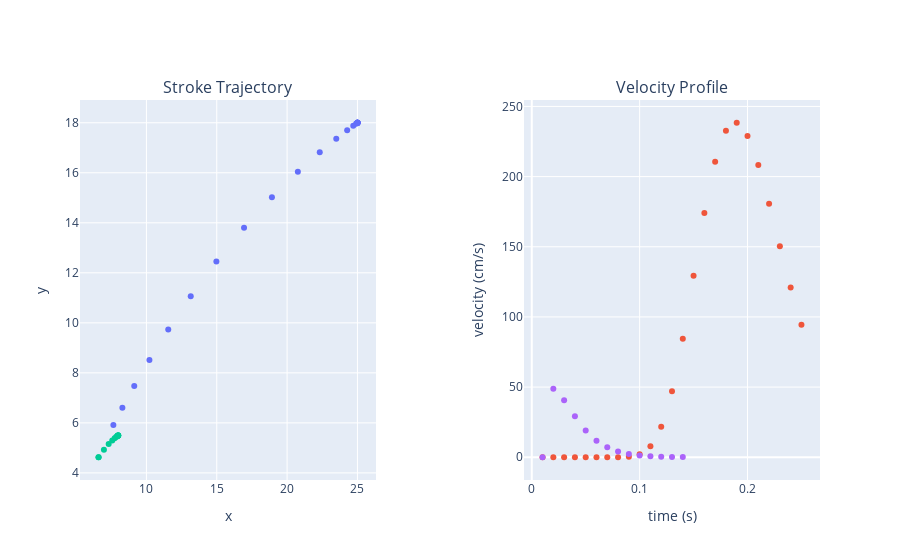

Notebook code cell kept with this figure:
### Code cell
fig = make_subplots(rows = 1, cols = 2, subplot_titles=("Stroke Trajectory", "Velocity Profile"), horizontal_spacing=0.2)

# Letter G
# parameters = {"step_size": step_slider.value, "t_points": np.array([[0,0], [-10,10], [-20,-10], [-10,-30], [0,-10], [-10,-10]]), "delta": [-0.9, -0.5, -0.9, -1, 0.1], "Ac": [0.05, 0.01, 0.01, 0.01, 0.02], "delta_t": [0, 0, 0, 0, 0], "T": [0.15, 0.2, 0.25, 0.4, 0.1]}

# Fig 8. Djioua08EPM
parameters = {"step_size": 0.01, "t_points": np.array([[25,18], [6,4], [8,5.5]]), "delta": [-0.5, 0.5], "Ac": [0.043949, 0.1082468], "delta_t": [0, 0], "T": [0.260832, 0.150658]}

trajectory_generator = TrajectoryGenerator(**parameters)
points, velocities, vel, dw = trajectory_generator.generate_strokes()
# print(len(points[0]))
print(points)
print(dw)

for i in range(len(points)):
    fig.add_trace(go.Scatter(x=points[i][:,0], y=points[i][:,1], mode="markers"), row=1, col=1)
    fig.add_trace(go.Scatter(x=velocities[i][1], y=velocities[i][0], mode="markers"), row=1, col=2)
fig.update_xaxes(title_text="x", row=1, col=1)
fig.update_yaxes(title_text="y", row=1, col=1)
fig.update_xaxes(title_text="time (s)", row=1, col=2)
fig.update_yaxes(title_text="velocity (cm/s)", row=1, col=2)
fig.update_layout(showlegend=False)
fig.show()


# widgets.interactive(update_plot, step_size = step_size)

### Figure 1 — Plotly figure (JSON) as saved in the notebook; plotly's stock layout.template omitted (floating-point values rounded to 4 significant figures)
{"data": [{"mode": "markers", "type": "scatter", "x": [25, 25, 25, 25, 25.0, 25.0, 25.0, 25.0, 25.0, 25.0, 24.98, 24.9, 24.7, 24.27, 23.49, 22.32, 20.76, 18.92, 16.94, 14.97, 13.15, 11.55, 10.21, 9.136, 8.293, 7.65], "xaxis": "x", "y": [18, 18, 18, 18, 18.0, 18.0, 18.0, 18.0, 18.0, 18.0, 17.99, 17.96, 17.88, 17.7, 17.36, 16.82, 16.04, 15.02, 13.8, 12.45, 11.07, 9.731, 8.518, 7.47, 6.603, 5.911], "yaxis": "y"}, {"mode": "markers", "type": "scatter", "x": [0.01, 0.02, 0.03, 0.04, 0.05, 0.06, 0.07, 0.08, 0.09, 0.1, 0.11, 0.12, 0.13, 0.14, 0.15, 0.16, 0.17, 0.18, 0.19, 0.2, 0.21, 0.22, 0.23, 0.24, 0.25], "xaxis": "x2", "y": [0, 0, 0, 1.675e-10, 2.684e-07, 4.958e-05, 0.002305, 0.04164, 0.3809, 2.098, 7.842, 21.67, 47.1, 84.44, 129.4, 174.1, 210.6, 232.7, 238.4, 229.0, 208.2, 180.6, 150.4, 121.0, 94.36], "yaxis": "y2"}, {"mode": "markers", "type": "scatter", "x": [6.598, 6.598, 6.979, 7.317, 7.571, 7.742, 7.849, 7.913, 7.95, 7.972, 7.984, 7.991, 7.995, 7.997, 7.998], "xaxis": "x", "y": [4.625, 4.625, 4.93, 5.154, 5.298, 5.384, 5.434, 5.463, 5.479, 5.488, 5.493, 5.496, 5.498, 5.499, 5.499], "yaxis": "y"}, {"mode": "markers", "type": "scatter", "x": [0.01, 0.02, 0.03, 0.04, 0.05, 0.06, 0.07, 0.08, 0.09, 0.1, 0.11, 0.12, 0.13, 0.14], "xaxis": "x2", "y": [0, 48.81, 40.54, 29.15, 19.13, 11.83, 7.037, 4.085, 2.335, 1.323, 0.7469, 0.4211, 0.2378, 0.1347], "yaxis": "y2"}], "layout": {"annotations": [{"font": {"size": 16}, "showarrow": false, "text": "Stroke Trajectory", "x": 0.2, "xanchor": "center", "xref": "paper", "y": 1, "yanchor": "bottom", "yref": "paper"}, {"font": {"size": 16}, "showarrow": false, "text": "Velocity Profile", "x": 0.8, "xanchor": "center", "xref": "paper", "y": 1, "yanchor": "bottom", "yref": "paper"}], "showlegend": false, "xaxis": {"anchor": "y", "domain": [0, 0.4], "title": {"text": "x"}}, "xaxis2": {"anchor": "y2", "domain": [0.6, 1], "title": {"text": "time (s)"}}, "yaxis": {"anchor": "x", "domain": [0, 1], "title": {"text": "y"}}, "yaxis2": {"anchor": "x2", "domain": [0, 1], "title": {"text": "velocity (cm/s)"}}}}
